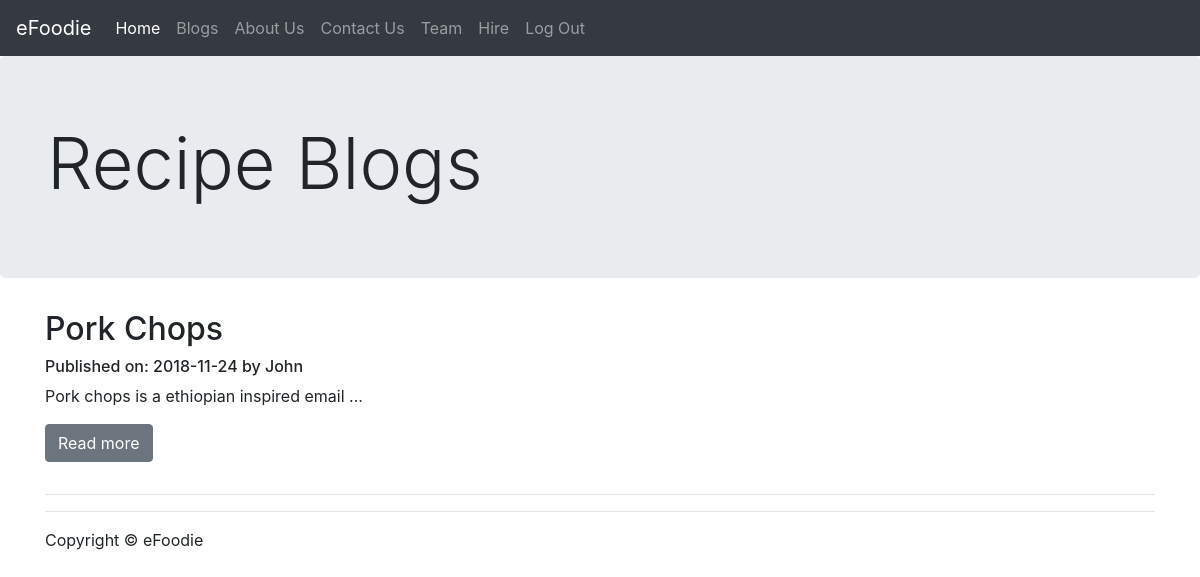
/view_recipes.php, run on an earlier commit of the app's database.
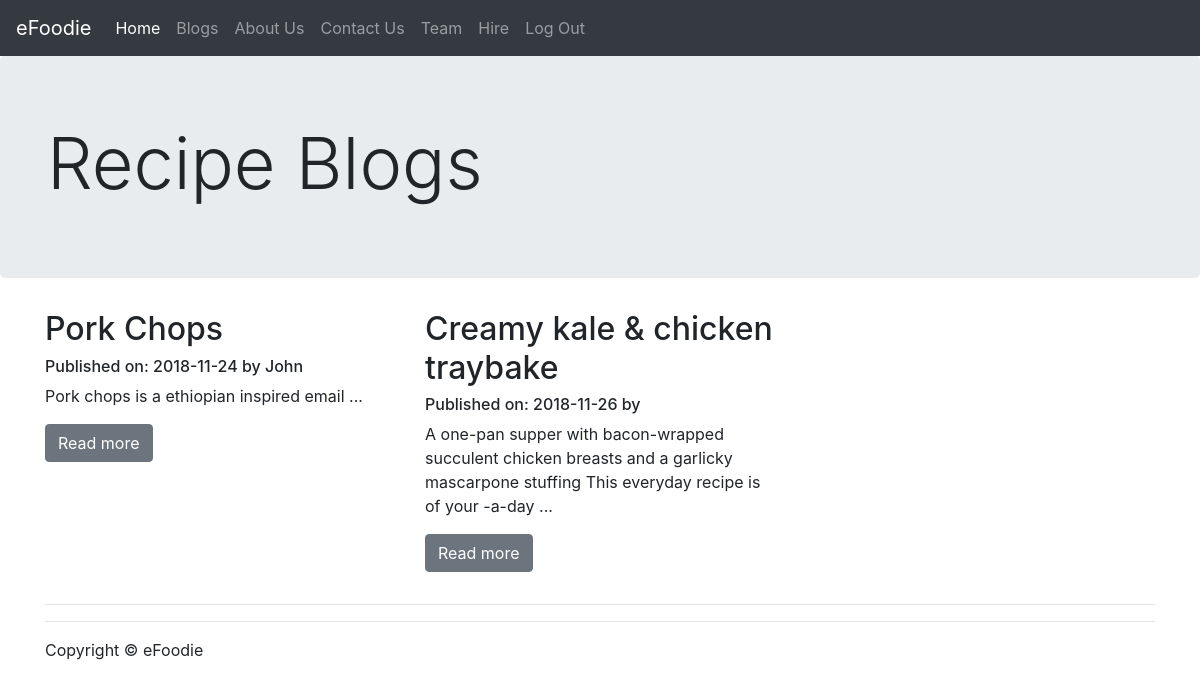
And on a later commit of the database.
### tables this page shows
CREATE TABLE `recipes` (
  `recipeid` bigint(12) NOT NULL,
  `recipe_chefid` int(12) NOT NULL,
  `recipe_title` text NOT NULL,
  `recipe_full_text` text NOT NULL,
  `recipe_photo` varchar(200) NOT NULL,
  `recipe_publication_date` date NOT NULL,
  `recipe_created_date` date NOT NULL,
  `recipe_last_update` date NOT NULL,
  `recipe_display` tinyint(1) NOT NULL,
  `recipe_order` bigint(12) NOT NULL,
  `ingredients` text NOT NULL,
  `recipe_procedure` text NOT NULL,
  `ingredientsvalue` text NOT NULL,
  `Chef_Name` varchar(10) NOT NULL
);

### view_recipes.php (the view)
<?php
include_once 'phpscripts/connection.php';
	include "templates/header.php";
	include "templates/testnav.php";
?>
    <main role="main">
      <div class="jumbotron">
        <div class="container">
          <h1 class="display-3">Recipe Blogs</h1>
        </div>
      </div>
      <div class="container">
        <div class="row">
<?php
if (isset($_GET["recipeid"])){
	$articleid = $_GET["recipeid"];
    $select_art = "SELECT * FROM recipes";
	$art_res = $db->query($select_art);
    if ($art_res->num_rows > 0){
        $art_row = $art_res->fetch_assoc();
?>
        <div class="row">
          <div class="col-md-8">
            <h2><?php print $art_row["recipe_title"]; ?></h2>
           <h6>Published on: <?php print date("jS F Y", $art_row["recipe_publication_date"]); ?> by <?php print $art_row["Chef_Name"]; ?></h6>
		     <p><?php print $art_row["recipe_full_text"]; ?></p>
			 <p><?php print $art_row["ingredients"];?></p>
			 <p><?php print $art_row["recipe_procedure"];?></p>
			 <p><?php print $art_row["ingredientsvalue"];?></p>
          </div>
          <div class="col-md-4">
            <h2>Recipe Blogs</h2>
            <p>Find interesting food blogs in here. You can check out starmike stores inorder to purchase ingredients as per the quantity you want.</p>
            <p><a class="btn btn-secondary" href="#" role="button">View details &raquo;</a></p>
          </div>
        </div>
<?php
}else{
        header("Location: ./");
		exit();
}
}else{
    $select_art = "SELECT * FROM recipes";
    $art_res= $db->query($select_art);
    if ($art_res->num_rows > 0){
        while($art_row = $art_res->fetch_assoc()){
        ?>
                  <div class="col-md-4">
            <h2><?php print $art_row["recipe_title"]; ?></h2>
           <h6>Published on: <?php print date( $art_row["recipe_publication_date"]); ?> by <?php print $art_row["Chef_Name"]; ?></h6>
   <?php
			$max_words = 20;
			$art_fullText = addslashes($art_row["recipe_full_text"]);
			$shown_string = implode(' ', array_slice(str_word_count(addslashes($art_fullText), 2), 0, $max_words)) . ' ... ' ;
			?>
			<p><?php print $shown_string;  ?></p>
            <p><a class="btn btn-secondary" href="readmore.php?recipeid=<?php print $art_row["recipeid"]; ?>" role="button">Read more</a></p>
        </div>
        <?php
        }
    }else{
        echo 'No data';
    }
}
?>
        </div>
        <hr />
        <hr />
      </div>
<?php
	include "templates/footer.php";
?>

What changed in the data, as far as the page shows it:
added recipes: recipe_title "Creamy kale & chicken traybake", recipe_publication_date "2018-11-26", recipe_full_text "A one-pan supper with bacon-wrapped succulent chicken breasts and a garlicky mascarpone stuffing This everyday recipe is of your -a-day ..."
